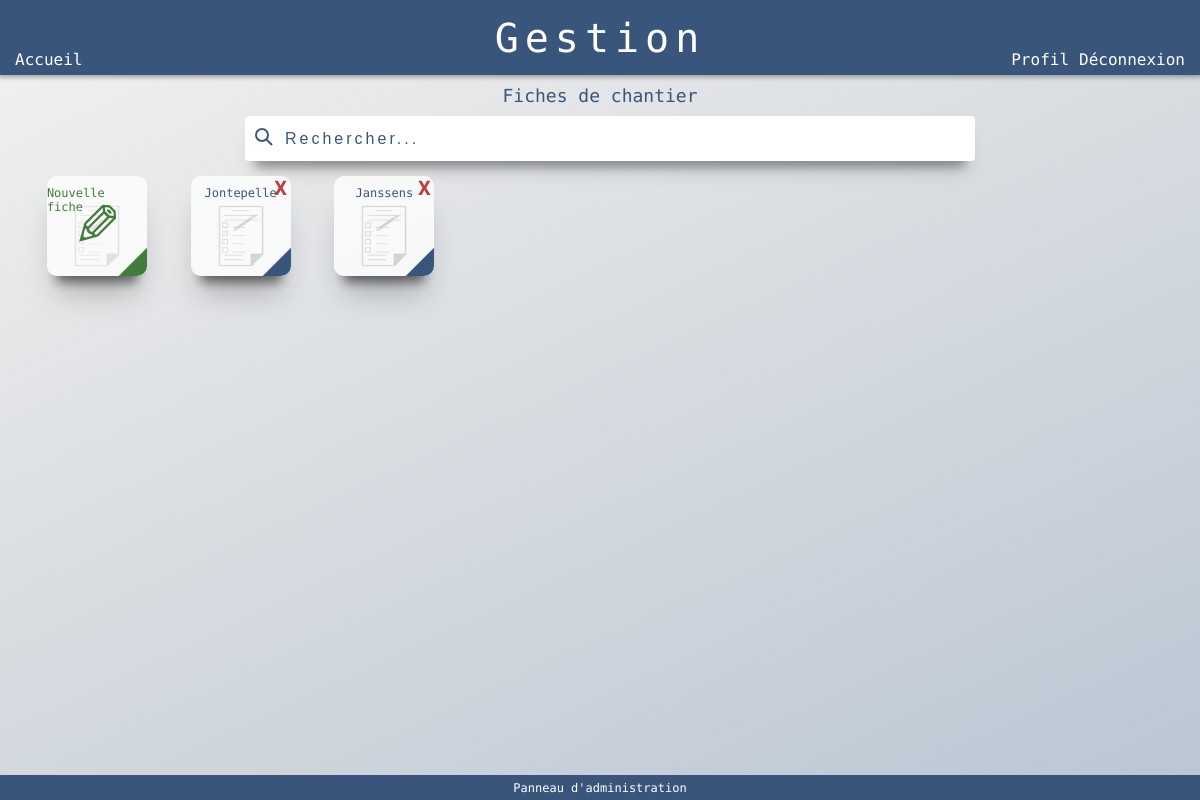
/fiches/ (signed in), run on an earlier commit of the app's database.
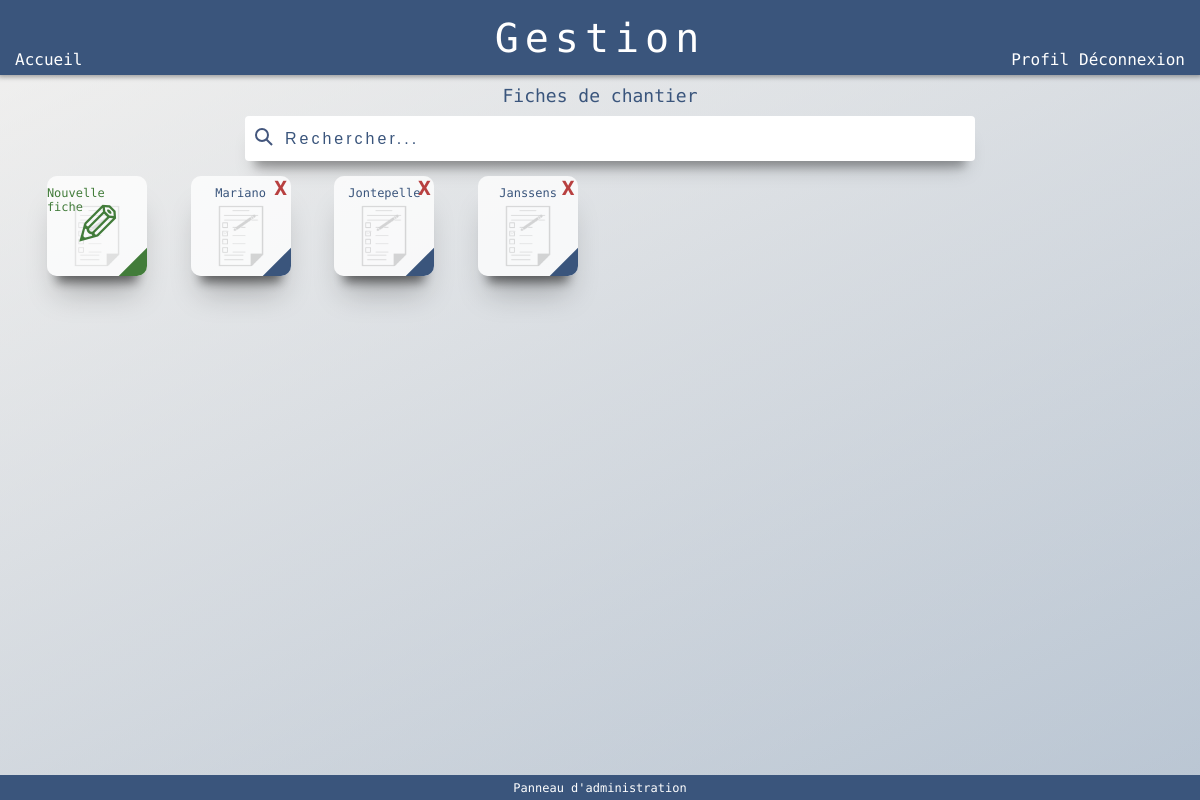
And on a later commit of the database.
### fiches/models.py (models this page shows, shortened)
class Fiche(models.Model):
    first_name = models.CharField(max_length=200, null=False, blank=False)
    last_name = models.CharField(max_length=200, null=False, blank=False)
    adress = models.CharField(max_length=200, null=False, blank=False)
    city = models.CharField(max_length=200, null=False, blank=False)
    post_code = models.CharField(max_length=5, null=False, blank=False)
    phone = models.CharField(max_length=10, null=False, blank=False)
    invoice_number = models.CharField(max_length=10, blank=True, null=True)
    area = models.CharField(max_length=10, blank=True, null=True)
    roof = models.CharField(max_length=10, blank=True, null=True)
    height = models.CharField(max_length=10, blank=True, null=True)
    slant = models.CharField(max_length=20, choices=SLANT, null=False, blank=False)
    source = models.CharField(max_length=20, choices=SOURCE, null=False, blank=False)
    charpente_access = models.CharField(max_length=50, choices=ACCESS, blank=True, null=False)
    charpente_area = models.CharField(max_length=50, blank=True, null=False)
    charpente_height = models.CharField(max_length=50, blank=True, null=False)
    charpente_job = models.CharField(max_length=50, choices=CHARPENTE, blank=True, null=False)
    charpente_mess = models.CharField(max_length=50, choices=OUI_NON, blank=True, null=False)
    charpente_floor = models.CharField(max_length=50, choices=OUI_NON, blank=True, null=False)
    soufflage_access = models.CharField(max_length=50, choices=ACCESS, blank=True, null=False)
    soufflage_area = models.CharField(max_length=50, blank=True, null=False)
    soufflage_height = models.CharField(max_length=50, blank=True, null=False)
    soufflage_trash = models.CharField(max_length=50, blank=True, null=False)
    soufflage_mess = models.CharField(max_length=50, choices=OUI_NON, blank=True, null=False)
    soufflage_floor = models.CharField(max_length=50, choices=OUI_NON, blank=True, null=False)
    thermo_access = models.CharField(max_length=50, choices=ACCESS, blank=True, null=False)
    thermo_area = models.CharField(max_length=50, blank=True, null=False)
    thermo_height = models.CharField(max_length=50, blank=True, null=False)
    thermo_trash = models.CharField(max_length=50, blank=True, null=False)
    thermo_mess = models.CharField(max_length=50, choices=OUI_NON, blank=True, null=False)
    thermo_floor = models.CharField(max_length=50, choices=OUI_NON, blank=True, null=False)
    isol_access = models.CharField(max_length=50, choices=ACCESS, blank=True, null=False)
    isol_area = models.CharField(max_length=50, blank=True, null=False)
    isol_height = models.CharField(max_length=50, blank=True, null=False)
    isol_trash = models.CharField(max_length=50, blank=True, null=False)
    isol_mess = models.CharField(max_length=50, choices=OUI_NON, blank=True, null=False)
    isol_floor = models.CharField(max_length=50, choices=OUI_NON, blank=True, null=False)
    hydro_type = models.CharField(max_length=50, choices=HYDRO, blank=True, null=False)
    hydro_area = models.CharField(max_length=50, blank=True, null=False)
    hydro_roof = models.CharField(max_length=50, choices=TOITURE, blank=True, null=False)
    hydro_color = models.CharField(max_length=50, blank=True, null=False)
    hydro_model = models.CharField(max_length=50, blank=True, null=False)
    fait_roof = models.CharField(max_length=50, choices=TOITURE, blank=True, null=False)
    fait_length = models.CharField(max_length=50, blank=True, null=False)
    fait_length_num = models.CharField(max_length=50, blank=True, null=False)
    fait_color = models.CharField(max_length=50, blank=True, null=False)
    fait_masonry = models.CharField(max_length=50, choices=OUI_NON, blank=True, null=False)
    cap_access = models.CharField(max_length=50, choices=ACCESS, blank=True, null=False)
    cap_length = models.CharField(max_length=50, blank=True, null=False)
    cap_type = models.CharField(max_length=50, choices=WALL, blank=True, null=False)
    cap_color = models.CharField(max_length=50, blank=True, null=False)
    cap_mess = models.CharField(max_length=50, choices=OUI_NON, blank=True, null=False)
    waterproof_type = models.CharField(max_length=50, choices=PROOF, blank=True, null=False)
    waterproof_roof = models.CharField(max_length=50, choices=TOITURE, blank=True, null=False)
    waterproof_length = models.CharField(max_length=50, blank=True, null=False)
    waterproof_length_num = models.CharField(max_length=50, blank=True, null=False)
    waterproof_masonry = models.CharField(max_length=50, choices=OUI_NON, blank=True, null=False)
    infos = models.TextField(max_length=500, blank=True, null=False)
    created = models.DateTimeField(auto_now_add=True, null=True)
    owner = models.ForeignKey(Profile, null=True, blank=True, on_delete=models.SET_NULL)

### fiches/views.py (the view)
# urls.py: path('fiches/', include('fiches.urls')),
@login_required(login_url='login')
def fiches(request):
    users = User.objects.all()
    fiches = Fiche.objects.all()
    page_title = "Fiches de chantier"
    context = {'page_title': page_title, 'users': users, 'fiches': fiches}
    return render(request, 'fiches/fiches.html', context)

### fiches/templates/fiches/fiches.html (shortened to what this page needs)
{% extends "index/index.html" %}
{% load static %}
{% block content %}
<div id="fiches_wrapper">
    <div id="fiches_title">Fiches de chantier</div>
    <div id="fiches_search_bar">
        <button id="search_icon">
            <img src="{% static 'images/search-button.svg' %}">
        </button>
            <input id="search_bar_input" type="text" placeholder="Rechercher...">
    </div>
    <div id="fiches_content">
        <div class="fiches_wrap_c">
            <div id="icon_bg">✎</div>
            <img id="thumb_bg" src="{% static 'images/doc-icon.png' %}">
            <a class="fiches_thumbnail" href="{% url 'create_fiche' %}">
                <div class="fiches_customer_c">Nouvelle fiche</div>
            </a>
        </div>
        {% for fiche in fiches reversed %}
    <div class="fiches_wrap">
        {% if user.is_superuser %}
        <a class="fiches_crud" href="{% url 'delete_fiche' fiche.id %}"><button class="fiche_delete">X</button></a>
        {% endif %}
        <img id="thumb_bg" src="{% static 'images/doc-icon.png' %}">
        <a class="fiches_thumbnail" href="{% url 'fiche_chantier' fiche.id %}">
            <div class="fiches_customer">{{fiche.last_name}}</div>
        </a>
    </div>
        {% endfor %}
    </div>
</div>
{% endblock %}

### index/templates/index/index.html (shortened to what this page needs)
<!doctype html>
{% load static %}
<html lang="en">
<head>
  <link rel="stylesheet" type="text/css" href="{% static 'styles/main.css' %}">
  <link rel="stylesheet" type="text/css" href="{% static 'styles/header.css' %}">
  <link rel="stylesheet" type="text/css" href="{% static 'styles/footer.css' %}">
  <link rel="stylesheet" type="text/css" href="{% static 'styles/index.css' %}">
  <link rel="stylesheet" type="text/css" href="{% static 'styles/login.css' %}">
  <link rel="stylesheet" type="text/css" href="{% static 'styles/profile.css' %}">
  <link rel="stylesheet" type="text/css" href="{% static 'styles/admin.css' %}">
  <link rel="stylesheet" type="text/css" href="{% static 'styles/logs.css' %}">
  <link rel="stylesheet" type="text/css" href="{% static 'styles/admin_navbar.css' %}">
  <link rel="stylesheet" type="text/css" href="{% static 'styles/fiches.css' %}">
  <link rel="stylesheet" type="text/css" href="{% static 'styles/fiche_c.css' %}">
  <link rel="stylesheet" type="text/css" href="{% static 'styles/fiche_form.css' %}">
  <link rel="stylesheet" href="{% static 'uikit/styles/uikit.css' %}" />
</head>
<body>
  {% include "index/header.html" %}
  {% block content %}
  {% endblock %}
  {% include "index/footer.html" %}
  <div id="main_background"></div>
</body>
</html>

### index/templates/index/header.html
{% load static %}
<div id="header">
  <div id="links_group">
  {% if user.is_authenticated == True %}
  <a class="header_link" href="{% url 'profile' %}">Profil</a>
  <a class="header_link"  href="{% url 'logout' %}">Déconnexion</a>
  {% else %}
  <a class="header_link"  href="{% url 'login' %}">Connexion</a>
  {% endif %}
  </div>
  <span class="nav_title">Gestion</span>
  <a id="home" href="{% url 'home' %}">Accueil</a>
</div>

### index/templates/index/footer.html
{% load static %}
<div id="footer">
  {% if user.is_authenticated == True and user.is_superuser %}
  <a id="admin" href="{% url 'admin' %}">Panneau d'administration</a>
  {% endif %}
</div>

### static/styles/main.css (style rules this page uses)
* { margin: 0; padding: 0; }
body, html { width: 100%; height: 100%; background-color: rgba(117, 153, 179, 0.1); background-size: 50%; }
#main_background { width: 100%; height: 100%; background: linear-gradient(-25deg, rgba(58, 85, 124, 0.25) 0%, rgba(255, 255, 255, 0.5) 100%),linear-gradient(155deg, rgba(247, 167, 93, 0.1) 0%, rgba(255, 255, 255, 0) 100%); }

### static/styles/header.css (style rules this page uses)
#header { position: fixed; width: 100%; top: 0; height: 75px; background-color: rgba(58, 85, 124, 1); box-shadow: 0px 0px 5px 2px rgba(0, 0, 0, 0.35); color: #fff; z-index: 100; }
.nav_title { height: 100%; display: flex; flex-direction: column; color: #ffffff; font-size: 40px; font-family: "Share Tech Mono", monospace; letter-spacing: 6px; text-align: center; justify-content: center; }
#home { position: absolute; top: 50px; left: 5px; width: 50px; display: flex; justify-content: flex-start; margin-left: 10px; color: #fff; font-family: "Share Tech Mono", monospace; text-decoration: none; }
#links_group { position: absolute; top: 50px; right: 5px; width: 50px; display: flex; justify-content: flex-end; }
.header_link { margin-right: 10px; color: #fff; font-family: "Share Tech Mono", monospace; text-decoration: none; }

### static/styles/footer.css (style rules this page uses)
#footer { position: fixed; width: 100%; bottom: 0; height: 25px; background-color: rgba(58, 85, 124, 1); color: #fff; z-index: 100; }
#admin { position: absolute; width: 100%; height: 100%; display: flex; left: 50%; font-size: 12px; transform: translateX(-50%); align-items: center; justify-content: center; color: #fff; font-family: "Share Tech Mono", monospace; text-decoration: none; }

### static/styles/login.css (style rules this page uses)
::placeholder { color: #3a557c; font-size: 16px; letter-spacing: 3px; }

### static/uikit/styles/modules/_variables.css (style rules this page uses)
:root { --color-main: #5aa5b9; --color-main-light: #e6faff; --color-sub: #3f4156; --color-sub-light: #51546e; --color-sub-lighter: #ededfd; --color-text: #737373; --color-gray: #8b8b8b; --color-light: #e5e7eb; --color-light-gray: #767676; --color-bg: #f8fafd; --color-white: #fffefd; --color-white-light: #f3f3f3; --color-success: #359e64; --color-success-bg: #def8e8; --color-error: #fc4b0b; --color-error-bg: #fff2ee; --font-base: 'Poppins', arial, helvetica, 'Segoe UI', roboto, ubuntu, sans-serif; --font-monospace: 'Fira Code', 'Courier New', courier, monospace; --font-regular: 300; --font-medium: 500; --font-bold: 700; --generic-shadow: 1px 1px 5px #00000010; --generic-transition: all 0.3s ease-in-out; }

### static/uikit/styles/modules/_typography.css (style rules this page uses)
p, span, strong { font-size: 1.6rem; color: var(--color-text); font-weight: var(--font-regular); }

What changed in the data, as far as the page shows it:
added Fiche: last_name "Mariano"
